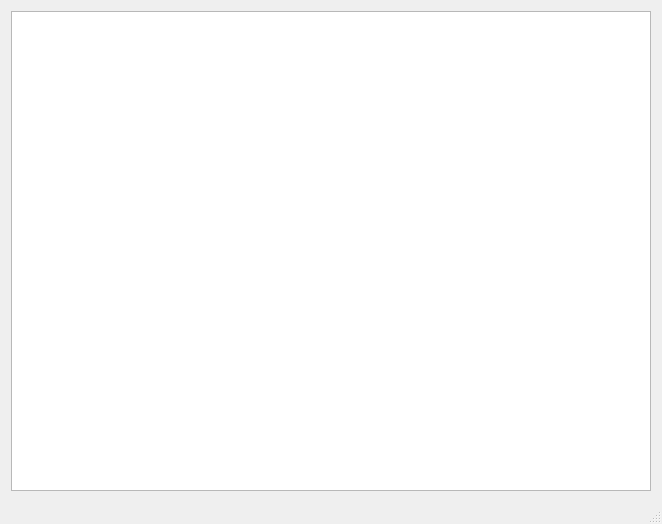
<?xml version="1.0" encoding="UTF-8"?>
<ui version="4.0">
 <class>MainWindow</class>
 <widget class="QMainWindow" name="MainWindow">
  <property name="windowTitle">
   <string>MainWindow</string>
  </property>
  <widget class="QWidget" name="centralWidget">
   <layout class="QVBoxLayout" name="verticalLayout">
    <item>
     <widget class="QGraphicsView" name="graphicsView">
      <property name="minimumSize">
       <size>
        <width>640</width>
        <height>480</height>
       </size>
      </property>
      <property name="verticalScrollBarPolicy">
       <enum>Qt::ScrollBarAlwaysOff</enum>
      </property>
      <property name="horizontalScrollBarPolicy">
       <enum>Qt::ScrollBarAlwaysOff</enum>
      </property>
     </widget>
    </item>
   </layout>
  </widget>
  <widget class="QStatusBar" name="statusBar"/>
 </widget>
 <layoutdefault spacing="6" margin="11"/>
 <resources/>
 <connections/>
</ui>
